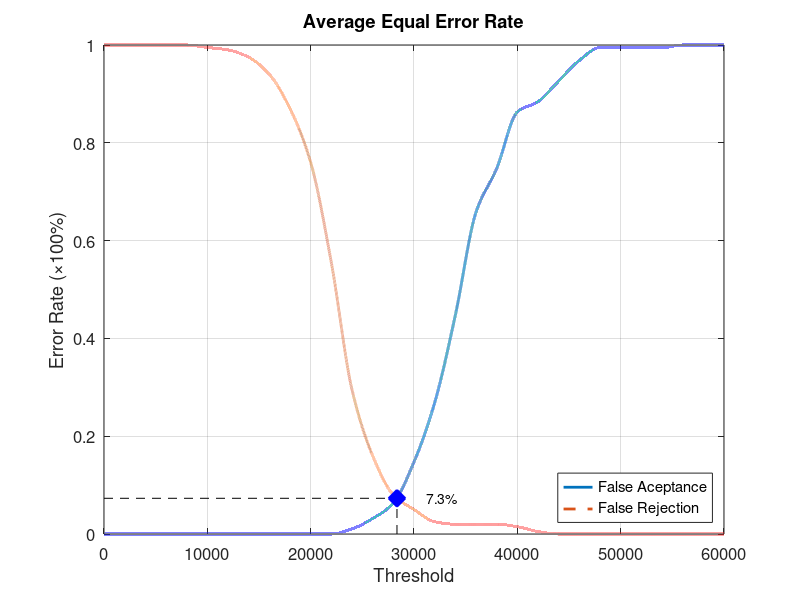
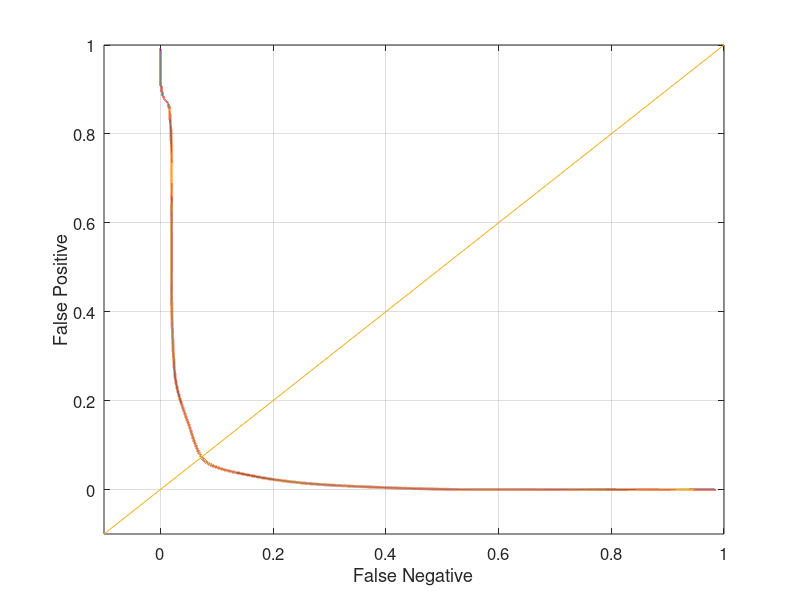

Recreate these plots in MATLAB, in order.
function yEER = Database2_3
close all;
clear;
clc;
x = 0:2000:60000;
xq = 0:0.5:60000;

y0 = [0 0 0 0 0 0 0 0 0 0 0 0 0.0105263 0.0315789 0.0631579 0.147368 0.268421 0.447368 0.657895 0.747368 0.863158 0.884211 0.926316 0.968421 0.994737 0.994737 0.994737 0.994737 1 1 1];
yy0 = interp1(x, y0, xq, 'pchip');
y1 = [1 1 1 1 1 0.995 0.99 0.975 0.94 0.87 0.76 0.555 0.295 0.16 0.08 0.05 0.025 0.02 0.02 0.02 0.015 0.005 0 0 0 0 0 0 0 0 0];
yy1 = interp1(x, y1, xq, 'pchip');

% Calculating EER: 
y2 = abs(y0 - y1);
find(y2 == min(y2))
yy2 = abs(yy0 - yy1);
xEER = find(yy2 == min(yy2));
xEERIndex = xq(xEER) % X-axis EER
yEER = yy0(xEER) % Y-axis EER

main = figure
plot(xq, yy0,'-','LineWidth', 2);	hold on
plot(xq, yy1,'--','LineWidth', 2);	hold on
plot([xEERIndex xEERIndex], [0 yEER], 'k--');	hold on
plot([0 xEERIndex], [yEER yEER], 'k--');	hold on
plot(xEERIndex, yEER, 'bx', 'LineWidth', 10);	hold on
text(xEERIndex + 10 * xEERIndex / 100, yEER, [num2str(round((10000 * yEER)) / 100) '%'])
legend('False Aceptance', 'False Rejection', 'Location', 'SouthEast')
xlabel('Threshold')
ylabel('Error Rate (\times100%)')
title('Average Equal Error Rate')
set(gca, 'FontSize', 12)
axis([0 60000 0 1])
grid on

print(main, 'Database2_3Main', '-dpng');
FNRxFPR = figure('Color', [1 1 1]);
plot(yy1, yy0, '-', yy1, yy0, 'LineWidth', 2);
hold on
y = -0.1:0.1:1
plot(y, y); 
set(gca, 'FontSize', 12)
xlabel('False Negative')
ylabel('False Positive')
axis([-0.1 1 -0.1 1])
set(gca, 'FontSize', 12)
grid on

print(FNRxFPR, 'Database2_3FNRxFPR','-dpng');
end
